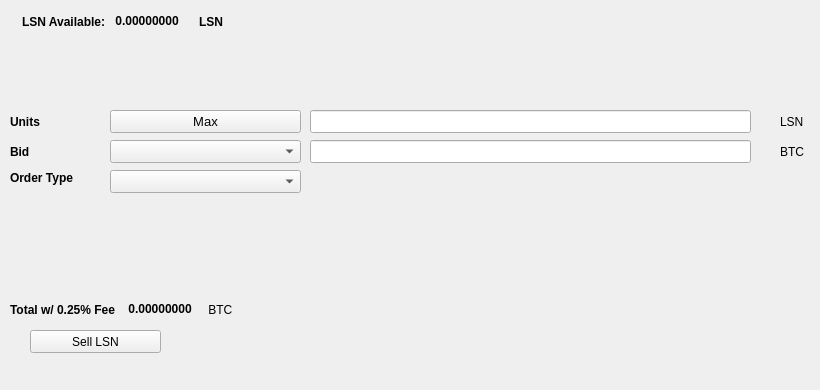
   <widget class="QWidget" name="SellTab">
    <attribute name="title">
     <string>Sell</string>
    </attribute>
    <widget class="QLabel" name="label_16">
     <property name="geometry">
      <rect>
       <x>780</x>
       <y>140</y>
       <width>31</width>
       <height>23</height>
      </rect>
     </property>
     <property name="text">
      <string>BTC</string>
     </property>
    </widget>
    <widget class="QComboBox" name="SellBidcomboBox">
     <property name="geometry">
      <rect>
       <x>110</x>
       <y>140</y>
       <width>191</width>
       <height>23</height>
      </rect>
     </property>
     <property name="font">
      <font>
       <pointsize>10</pointsize>
      </font>
     </property>
    </widget>
    <widget class="QLabel" name="label_18">
     <property name="geometry">
      <rect>
       <x>10</x>
       <y>110</y>
       <width>46</width>
       <height>23</height>
      </rect>
     </property>
     <property name="font">
      <font>
       <weight>75</weight>
       <bold>true</bold>
      </font>
     </property>
     <property name="text">
      <string>Units</string>
     </property>
    </widget>
    <widget class="QPushButton" name="Sell_Max_Amount">
     <property name="geometry">
      <rect>
       <x>110</x>
       <y>110</y>
       <width>191</width>
       <height>23</height>
      </rect>
     </property>
     <property name="font">
      <font>
       <pointsize>10</pointsize>
      </font>
     </property>
     <property name="text">
      <string>Max</string>
     </property>
    </widget>
    <widget class="QLabel" name="label_20">
     <property name="geometry">
      <rect>
       <x>10</x>
       <y>170</y>
       <width>91</width>
       <height>16</height>
      </rect>
     </property>
     <property name="font">
      <font>
       <weight>75</weight>
       <bold>true</bold>
      </font>
     </property>
     <property name="text">
      <string>Order Type</string>
     </property>
    </widget>
    <widget class="QComboBox" name="SellOrdertypeCombo">
     <property name="geometry">
      <rect>
       <x>110</x>
       <y>170</y>
       <width>191</width>
       <height>23</height>
      </rect>
     </property>
     <property name="font">
      <font>
       <pointsize>10</pointsize>
      </font>
     </property>
    </widget>
    <widget class="QLabel" name="label_21">
     <property name="geometry">
      <rect>
       <x>10</x>
       <y>140</y>
       <width>46</width>
       <height>23</height>
      </rect>
     </property>
     <property name="font">
      <font>
       <weight>75</weight>
       <bold>true</bold>
      </font>
     </property>
     <property name="text">
      <string>Bid</string>
     </property>
    </widget>
    <widget class="QLabel" name="label_22">
     <property name="geometry">
      <rect>
       <x>780</x>
       <y>110</y>
       <width>31</width>
       <height>23</height>
      </rect>
     </property>
     <property name="text">
      <string>LSN</string>
     </property>
    </widget>
    <widget class="QLineEdit" name="UnitsInputLSN">
     <property name="geometry">
      <rect>
       <x>310</x>
       <y>110</y>
       <width>441</width>
       <height>23</height>
      </rect>
     </property>
     <property name="font">
      <font>
       <pointsize>9</pointsize>
       <weight>75</weight>
       <bold>true</bold>
      </font>
     </property>
    </widget>
    <widget class="QLineEdit" name="SellBidPriceEdit">
     <property name="geometry">
      <rect>
       <x>310</x>
       <y>140</y>
       <width>441</width>
       <height>23</height>
      </rect>
     </property>
     <property name="font">
      <font>
       <pointsize>9</pointsize>
       <weight>75</weight>
       <bold>true</bold>
      </font>
     </property>
    </widget>
    <widget class="QPushButton" name="SellLSNBTN">
     <property name="geometry">
      <rect>
       <x>30</x>
       <y>330</y>
       <width>131</width>
       <height>23</height>
      </rect>
     </property>
     <property name="text">
      <string>Sell LSN</string>
     </property>
     <property name="icon">
      <iconset resource="../lucin">
       <normaloff>:/icons/bitcoin</normaloff>:/icons/bitcoin</iconset>
     </property>
    </widget>
    <widget class="QWidget" name="layoutWidget3">
     <property name="geometry">
      <rect>
       <x>22</x>
       <y>12</y>
       <width>258</width>
       <height>19</height>
      </rect>
     </property>
     <layout class="QHBoxLayout" name="horizontalLayout">
      <item>
       <widget class="QLabel" name="label232_2">
        <property name="font">
         <font>
          <weight>75</weight>
          <bold>true</bold>
         </font>
        </property>
        <property name="text">
         <string>LSN Available:</string>
        </property>
       </widget>
      </item>
      <item>
       <widget class="QLabel" name="LSNAvailableLabel">
        <property name="palette">
         <palette>
          <active>
           <colorrole role="WindowText">
            <brush brushstyle="SolidPattern">
             <color alpha="255">
              <red>0</red>
              <green>0</green>
              <blue>0</blue>
             </color>
            </brush>
           </colorrole>
           <colorrole role="Button">
            <brush brushstyle="SolidPattern">
             <color alpha="255">
              <red>0</red>
              <green>170</green>
              <blue>0</blue>
             </color>
            </brush>
           </colorrole>
           <colorrole role="Light">
            <brush brushstyle="SolidPattern">
             <color alpha="255">
              <red>0</red>
              <green>255</green>
              <blue>0</blue>
             </color>
            </brush>
           </colorrole>
           <colorrole role="Midlight">
            <brush brushstyle="SolidPattern">
             <color alpha="255">
              <red>0</red>
              <green>212</green>
              <blue>0</blue>
             </color>
            </brush>
           </colorrole>
           <colorrole role="Dark">
            <brush brushstyle="SolidPattern">
             <color alpha="255">
              <red>0</red>
              <green>85</green>
              <blue>0</blue>
             </color>
            </brush>
           </colorrole>
           <colorrole role="Mid">
            <brush brushstyle="SolidPattern">
             <color alpha="255">
              <red>0</red>
              <green>113</green>
              <blue>0</blue>
             </color>
            </brush>
           </colorrole>
           <colorrole role="Text">
            <brush brushstyle="SolidPattern">
             <color alpha="255">
              <red>0</red>
              <green>170</green>
              <blue>0</blue>
             </color>
            </brush>
           </colorrole>
           <colorrole role="BrightText">
            <brush brushstyle="SolidPattern">
             <color alpha="255">
              <red>255</red>
              <green>255</green>
              <blue>255</blue>
             </color>
            </brush>
           </colorrole>
           <colorrole role="ButtonText">
            <brush brushstyle="SolidPattern">
             <color alpha="255">
              <red>0</red>
              <green>0</green>
              <blue>0</blue>
             </color>
            </brush>
           </colorrole>
           <colorrole role="Base">
            <brush brushstyle="SolidPattern">
             <color alpha="255">
              <red>255</red>
              <green>255</green>
              <blue>255</blue>
             </color>
            </brush>
           </colorrole>
           <colorrole role="Window">
            <brush brushstyle="SolidPattern">
             <color alpha="255">
              <red>0</red>
              <green>170</green>
              <blue>0</blue>
             </color>
            </brush>
           </colorrole>
           <colorrole role="Shadow">
            <brush brushstyle="SolidPattern">
             <color alpha="255">
              <red>0</red>
              <green>0</green>
              <blue>0</blue>
             </color>
            </brush>
           </colorrole>
           <colorrole role="AlternateBase">
            <brush brushstyle="SolidPattern">
             <color alpha="255">
              <red>127</red>
              <green>212</green>
              <blue>127</blue>
             </color>
            </brush>
           </colorrole>
           <colorrole role="ToolTipBase">
            <brush brushstyle="SolidPattern">
             <color alpha="255">
              <red>255</red>
              <green>255</green>
              <blue>220</blue>
             </color>
            </brush>
           </colorrole>
           <colorrole role="ToolTipText">
            <brush brushstyle="SolidPattern">
             <color alpha="255">
              <red>0</red>
              <green>0</green>
              <blue>0</blue>
             </color>
            </brush>
           </colorrole>
          </active>
          <inactive>
           <colorrole role="WindowText">
            <brush brushstyle="SolidPattern">
             <color alpha="255">
              <red>0</red>
              <green>0</green>
              <blue>0</blue>
             </color>
            </brush>
           </colorrole>
           <colorrole role="Button">
            <brush brushstyle="SolidPattern">
             <color alpha="255">
              <red>0</red>
              <green>170</green>
              <blue>0</blue>
             </color>
            </brush>
           </colorrole>
           <colorrole role="Light">
            <brush brushstyle="SolidPattern">
             <color alpha="255">
              <red>0</red>
              <green>255</green>
              <blue>0</blue>
             </color>
            </brush>
           </colorrole>
           <colorrole role="Midlight">
            <brush brushstyle="SolidPattern">
             <color alpha="255">
              <red>0</red>
              <green>212</green>
              <blue>0</blue>
             </color>
            </brush>
           </colorrole>
           <colorrole role="Dark">
            <brush brushstyle="SolidPattern">
             <color alpha="255">
              <red>0</red>
              <green>85</green>
              <blue>0</blue>
             </color>
            </brush>
           </colorrole>
           <colorrole role="Mid">
            <brush brushstyle="SolidPattern">
             <color alpha="255">
              <red>0</red>
              <green>113</green>
              <blue>0</blue>
             </color>
            </brush>
           </colorrole>
           <colorrole role="Text">
            <brush brushstyle="SolidPattern">
             <color alpha="255">
              <red>0</red>
              <green>170</green>
              <blue>0</blue>
             </color>
            </brush>
           </colorrole>
           <colorrole role="BrightText">
            <brush brushstyle="SolidPattern">
             <color alpha="255">
              <red>255</red>
              <green>255</green>
              <blue>255</blue>
             </color>
            </brush>
           </colorrole>
           <colorrole role="ButtonText">
            <brush brushstyle="SolidPattern">
             <color alpha="255">
              <red>0</red>
              <green>0</green>
              <blue>0</blue>
             </color>
            </brush>
           </colorrole>
           <colorrole role="Base">
            <brush brushstyle="SolidPattern">
             <color alpha="255">
              <red>255</red>
              <green>255</green>
              <blue>255</blue>
             </color>
            </brush>
           </colorrole>
           <colorrole role="Window">
            <brush brushstyle="SolidPattern">
             <color alpha="255">
              <red>0</red>
              <green>170</green>
              <blue>0</blue>
             </color>
            </brush>
           </colorrole>
           <colorrole role="Shadow">
            <brush brushstyle="SolidPattern">
             <color alpha="255">
              <red>0</red>
              <green>0</green>
              <blue>0</blue>
             </color>
            </brush>
           </colorrole>
           <colorrole role="AlternateBase">
            <brush brushstyle="SolidPattern">
             <color alpha="255">
              <red>127</red>
              <green>212</green>
              <blue>127</blue>
             </color>
            </brush>
           </colorrole>
           <colorrole role="ToolTipBase">
            <brush brushstyle="SolidPattern">
             <color alpha="255">
              <red>255</red>
              <green>255</green>
              <blue>220</blue>
             </color>
            </brush>
           </colorrole>
           <colorrole role="ToolTipText">
            <brush brushstyle="SolidPattern">
             <color alpha="255">
              <red>0</red>
              <green>0</green>
              <blue>0</blue>
             </color>
            </brush>
           </colorrole>
          </inactive>
          <disabled>
           <colorrole role="WindowText">
            <brush brushstyle="SolidPattern">
             <color alpha="255">
              <red>0</red>
              <green>85</green>
              <blue>0</blue>
             </color>
            </brush>
           </colorrole>
           <colorrole role="Button">
            <brush brushstyle="SolidPattern">
             <color alpha="255">
              <red>0</red>
              <green>170</green>
              <blue>0</blue>
             </color>
            </brush>
           </colorrole>
           <colorrole role="Light">
            <brush brushstyle="SolidPattern">
             <color alpha="255">
              <red>0</red>
              <green>255</green>
              <blue>0</blue>
             </color>
            </brush>
           </colorrole>
           <colorrole role="Midlight">
            <brush brushstyle="SolidPattern">
             <color alpha="255">
              <red>0</red>
              <green>212</green>
              <blue>0</blue>
             </color>
            </brush>
           </colorrole>
           <colorrole role="Dark">
            <brush brushstyle="SolidPattern">
             <color alpha="255">
              <red>0</red>
              <green>85</green>
              <blue>0</blue>
             </color>
            </brush>
           </colorrole>
           <colorrole role="Mid">
            <brush brushstyle="SolidPattern">
             <color alpha="255">
              <red>0</red>
              <green>113</green>
              <blue>0</blue>
             </color>
            </brush>
           </colorrole>
           <colorrole role="Text">
            <brush brushstyle="SolidPattern">
             <color alpha="255">
              <red>0</red>
              <green>85</green>
              <blue>0</blue>
             </color>
            </brush>
           </colorrole>
           <colorrole role="BrightText">
            <brush brushstyle="SolidPattern">
             <color alpha="255">
              <red>255</red>
              <green>255</green>
              <blue>255</blue>
             </color>
            </brush>
           </colorrole>
           <colorrole role="ButtonText">
            <brush brushstyle="SolidPattern">
             <color alpha="255">
              <red>0</red>
              <green>85</green>
              <blue>0</blue>
             </color>
            </brush>
           </colorrole>
           <colorrole role="Base">
            <brush brushstyle="SolidPattern">
             <color alpha="255">
              <red>0</red>
              <green>170</green>
              <blue>0</blue>
             </color>
            </brush>
           </colorrole>
           <colorrole role="Window">
            <brush brushstyle="SolidPattern">
             <color alpha="255">
              <red>0</red>
              <green>170</green>
              <blue>0</blue>
             </color>
            </brush>
           </colorrole>
           <colorrole role="Shadow">
            <brush brushstyle="SolidPattern">
             <color alpha="255">
              <red>0</red>
              <green>0</green>
              <blue>0</blue>
             </color>
            </brush>
           </colorrole>
           <colorrole role="AlternateBase">
            <brush brushstyle="SolidPattern">
             <color alpha="255">
              <red>0</red>
              <green>170</green>
              <blue>0</blue>
             </color>
            </brush>
           </colorrole>
           <colorrole role="ToolTipBase">
            <brush brushstyle="SolidPattern">
             <color alpha="255">
              <red>255</red>
              <green>255</green>
              <blue>220</blue>
             </color>
            </brush>
           </colorrole>
           <colorrole role="ToolTipText">
            <brush brushstyle="SolidPattern">
             <color alpha="255">
              <red>0</red>
              <green>0</green>
              <blue>0</blue>
             </color>
            </brush>
           </colorrole>
          </disabled>
         </palette>
        </property>
        <property name="font">
         <font>
          <weight>75</weight>
          <bold>true</bold>
         </font>
        </property>
        <property name="text">
         <string> 0.00000000 </string>
        </property>
        <property name="textInteractionFlags">
         <set>Qt::LinksAccessibleByMouse|Qt::TextSelectableByKeyboard|Qt::TextSelectableByMouse</set>
        </property>
       </widget>
      </item>
      <item>
       <widget class="QLabel" name="labelLSN">
        <property name="font">
         <font>
          <weight>75</weight>
          <bold>true</bold>
         </font>
        </property>
        <property name="text">
         <string>LSN</string>
        </property>
       </widget>
      </item>
     </layout>
    </widget>
    <widget class="QWidget" name="layoutWidget">
     <property name="geometry">
      <rect>
       <x>10</x>
       <y>300</y>
       <width>268</width>
       <height>19</height>
      </rect>
     </property>
     <layout class="QHBoxLayout" name="horizontalLayout_2">
      <item>
       <widget class="QLabel" name="label_19">
        <property name="font">
         <font>
          <weight>75</weight>
          <bold>true</bold>
         </font>
        </property>
        <property name="text">
         <string>Total w/ 0.25% Fee </string>
        </property>
       </widget>
      </item>
      <item>
       <widget class="QLabel" name="SellCostLabel">
        <property name="palette">
         <palette>
          <active>
           <colorrole role="WindowText">
            <brush brushstyle="SolidPattern">
             <color alpha="255">
              <red>0</red>
              <green>0</green>
              <blue>0</blue>
             </color>
            </brush>
           </colorrole>
           <colorrole role="Button">
            <brush brushstyle="SolidPattern">
             <color alpha="255">
              <red>0</red>
              <green>170</green>
              <blue>0</blue>
             </color>
            </brush>
           </colorrole>
           <colorrole role="Light">
            <brush brushstyle="SolidPattern">
             <color alpha="255">
              <red>0</red>
              <green>255</green>
              <blue>0</blue>
             </color>
            </brush>
           </colorrole>
           <colorrole role="Midlight">
            <brush brushstyle="SolidPattern">
             <color alpha="255">
              <red>0</red>
              <green>212</green>
              <blue>0</blue>
             </color>
            </brush>
           </colorrole>
           <colorrole role="Dark">
            <brush brushstyle="SolidPattern">
             <color alpha="255">
              <red>0</red>
              <green>85</green>
              <blue>0</blue>
             </color>
            </brush>
           </colorrole>
           <colorrole role="Mid">
            <brush brushstyle="SolidPattern">
             <color alpha="255">
              <red>0</red>
              <green>113</green>
              <blue>0</blue>
             </color>
            </brush>
           </colorrole>
           <colorrole role="Text">
            <brush brushstyle="SolidPattern">
             <color alpha="255">
              <red>0</red>
              <green>170</green>
              <blue>0</blue>
             </color>
            </brush>
           </colorrole>
           <colorrole role="BrightText">
            <brush brushstyle="SolidPattern">
             <color alpha="255">
              <red>255</red>
              <green>255</green>
              <blue>255</blue>
             </color>
            </brush>
           </colorrole>
           <colorrole role="ButtonText">
            <brush brushstyle="SolidPattern">
             <color alpha="255">
              <red>0</red>
              <green>0</green>
              <blue>0</blue>
             </color>
            </brush>
           </colorrole>
           <colorrole role="Base">
            <brush brushstyle="SolidPattern">
             <color alpha="255">
              <red>255</red>
              <green>255</green>
              <blue>255</blue>
             </color>
            </brush>
           </colorrole>
           <colorrole role="Window">
            <brush brushstyle="SolidPattern">
             <color alpha="255">
              <red>0</red>
              <green>170</green>
              <blue>0</blue>
             </color>
            </brush>
           </colorrole>
           <colorrole role="Shadow">
            <brush brushstyle="SolidPattern">
             <color alpha="255">
              <red>0</red>
              <green>0</green>
              <blue>0</blue>
             </color>
            </brush>
           </colorrole>
           <colorrole role="AlternateBase">
            <brush brushstyle="SolidPattern">
             <color alpha="255">
              <red>127</red>
              <green>212</green>
              <blue>127</blue>
             </color>
            </brush>
           </colorrole>
           <colorrole role="ToolTipBase">
            <brush brushstyle="SolidPattern">
             <color alpha="255">
              <red>255</red>
              <green>255</green>
              <blue>220</blue>
             </color>
            </brush>
           </colorrole>
           <colorrole role="ToolTipText">
            <brush brushstyle="SolidPattern">
             <color alpha="255">
              <red>0</red>
              <green>0</green>
              <blue>0</blue>
             </color>
            </brush>
           </colorrole>
          </active>
          <inactive>
           <colorrole role="WindowText">
            <brush brushstyle="SolidPattern">
             <color alpha="255">
              <red>0</red>
              <green>0</green>
              <blue>0</blue>
             </color>
            </brush>
           </colorrole>
           <colorrole role="Button">
            <brush brushstyle="SolidPattern">
             <color alpha="255">
              <red>0</red>
              <green>170</green>
              <blue>0</blue>
             </color>
            </brush>
           </colorrole>
           <colorrole role="Light">
            <brush brushstyle="SolidPattern">
             <color alpha="255">
              <red>0</red>
              <green>255</green>
              <blue>0</blue>
             </color>
            </brush>
           </colorrole>
           <colorrole role="Midlight">
            <brush brushstyle="SolidPattern">
             <color alpha="255">
              <red>0</red>
              <green>212</green>
              <blue>0</blue>
             </color>
            </brush>
           </colorrole>
           <colorrole role="Dark">
            <brush brushstyle="SolidPattern">
             <color alpha="255">
              <red>0</red>
              <green>85</green>
              <blue>0</blue>
             </color>
            </brush>
           </colorrole>
           <colorrole role="Mid">
            <brush brushstyle="SolidPattern">
             <color alpha="255">
              <red>0</red>
              <green>113</green>
              <blue>0</blue>
             </color>
            </brush>
           </colorrole>
           <colorrole role="Text">
            <brush brushstyle="SolidPattern">
             <color alpha="255">
              <red>0</red>
              <green>170</green>
              <blue>0</blue>
             </color>
            </brush>
           </colorrole>
           <colorrole role="BrightText">
            <brush brushstyle="SolidPattern">
             <color alpha="255">
              <red>255</red>
              <green>255</green>
              <blue>255</blue>
             </color>
            </brush>
           </colorrole>
           <colorrole role="ButtonText">
            <brush brushstyle="SolidPattern">
             <color alpha="255">
              <red>0</red>
              <green>0</green>
              <blue>0</blue>
             </color>
            </brush>
           </colorrole>
           <colorrole role="Base">
            <brush brushstyle="SolidPattern">
             <color alpha="255">
              <red>255</red>
              <green>255</green>
              <blue>255</blue>
             </color>
            </brush>
           </colorrole>
           <colorrole role="Window">
            <brush brushstyle="SolidPattern">
             <color alpha="255">
              <red>0</red>
              <green>170</green>
              <blue>0</blue>
             </color>
            </brush>
           </colorrole>
           <colorrole role="Shadow">
            <brush brushstyle="SolidPattern">
             <color alpha="255">
              <red>0</red>
              <green>0</green>
              <blue>0</blue>
             </color>
            </brush>
           </colorrole>
           <colorrole role="AlternateBase">
            <brush brushstyle="SolidPattern">
             <color alpha="255">
              <red>127</red>
              <green>212</green>
              <blue>127</blue>
             </color>
            </brush>
           </colorrole>
           <colorrole role="ToolTipBase">
            <brush brushstyle="SolidPattern">
             <color alpha="255">
              <red>255</red>
              <green>255</green>
              <blue>220</blue>
             </color>
            </brush>
           </colorrole>
           <colorrole role="ToolTipText">
            <brush brushstyle="SolidPattern">
             <color alpha="255">
              <red>0</red>
              <green>0</green>
              <blue>0</blue>
             </color>
            </brush>
           </colorrole>
          </inactive>
          <disabled>
           <colorrole role="WindowText">
            <brush brushstyle="SolidPattern">
             <color alpha="255">
              <red>0</red>
              <green>85</green>
              <blue>0</blue>
             </color>
            </brush>
           </colorrole>
           <colorrole role="Button">
            <brush brushstyle="SolidPattern">
             <color alpha="255">
              <red>0</red>
              <green>170</green>
              <blue>0</blue>
             </color>
            </brush>
           </colorrole>
           <colorrole role="Light">
            <brush brushstyle="SolidPattern">
             <color alpha="255">
              <red>0</red>
              <green>255</green>
              <blue>0</blue>
             </color>
            </brush>
           </colorrole>
           <colorrole role="Midlight">
            <brush brushstyle="SolidPattern">
             <color alpha="255">
              <red>0</red>
              <green>212</green>
              <blue>0</blue>
             </color>
            </brush>
           </colorrole>
           <colorrole role="Dark">
            <brush brushstyle="SolidPattern">
             <color alpha="255">
              <red>0</red>
              <green>85</green>
              <blue>0</blue>
             </color>
            </brush>
           </colorrole>
           <colorrole role="Mid">
            <brush brushstyle="SolidPattern">
             <color alpha="255">
              <red>0</red>
              <green>113</green>
              <blue>0</blue>
             </color>
            </brush>
           </colorrole>
           <colorrole role="Text">
            <brush brushstyle="SolidPattern">
             <color alpha="255">
              <red>0</red>
              <green>85</green>
              <blue>0</blue>
             </color>
            </brush>
           </colorrole>
           <colorrole role="BrightText">
            <brush brushstyle="SolidPattern">
             <color alpha="255">
              <red>255</red>
              <green>255</green>
              <blue>255</blue>
             </color>
            </brush>
           </colorrole>
           <colorrole role="ButtonText">
            <brush brushstyle="SolidPattern">
             <color alpha="255">
              <red>0</red>
              <green>85</green>
              <blue>0</blue>
             </color>
            </brush>
           </colorrole>
           <colorrole role="Base">
            <brush brushstyle="SolidPattern">
             <color alpha="255">
              <red>0</red>
              <green>170</green>
              <blue>0</blue>
             </color>
            </brush>
           </colorrole>
           <colorrole role="Window">
            <brush brushstyle="SolidPattern">
             <color alpha="255">
              <red>0</red>
              <green>170</green>
              <blue>0</blue>
             </color>
            </brush>
           </colorrole>
           <colorrole role="Shadow">
            <brush brushstyle="SolidPattern">
             <color alpha="255">
              <red>0</red>
              <green>0</green>
              <blue>0</blue>
             </color>
            </brush>
           </colorrole>
           <colorrole role="AlternateBase">
            <brush brushstyle="SolidPattern">
             <color alpha="255">
              <red>0</red>
              <green>170</green>
              <blue>0</blue>
             </color>
            </brush>
           </colorrole>
           <colorrole role="ToolTipBase">
            <brush brushstyle="SolidPattern">
             <color alpha="255">
              <red>255</red>
              <green>255</green>
              <blue>220</blue>
             </color>
            </brush>
           </colorrole>
           <colorrole role="ToolTipText">
            <brush brushstyle="SolidPattern">
             <color alpha="255">
              <red>0</red>
              <green>0</green>
              <blue>0</blue>
             </color>
            </brush>
           </colorrole>
          </disabled>
         </palette>
        </property>
        <property name="font">
         <font>
          <weight>75</weight>
          <bold>true</bold>
         </font>
        </property>
        <property name="autoFillBackground">
         <bool>false</bool>
        </property>
        <property name="text">
         <string> 0.00000000</string>
        </property>
        <property name="textInteractionFlags">
         <set>Qt::LinksAccessibleByMouse|Qt::TextSelectableByMouse</set>
        </property>
       </widget>
      </item>
      <item>
       <widget class="QLabel" name="label_17">
        <property name="font">
         <font>
          <weight>50</weight>
          <bold>false</bold>
         </font>
        </property>
        <property name="text">
         <string> BTC</string>
        </property>
       </widget>
      </item>
     </layout>
    </widget>
    <widget class="QLabel" name="label_23">
     <property name="geometry">
      <rect>
       <x>460</x>
       <y>300</y>
       <width>281</width>
       <height>81</height>
      </rect>
     </property>
     <property name="text">
      <string/>
     </property>
     <property name="pixmap">
      <pixmap>:/images/bittrex</pixmap>
     </property>
    </widget>
   </widget>
